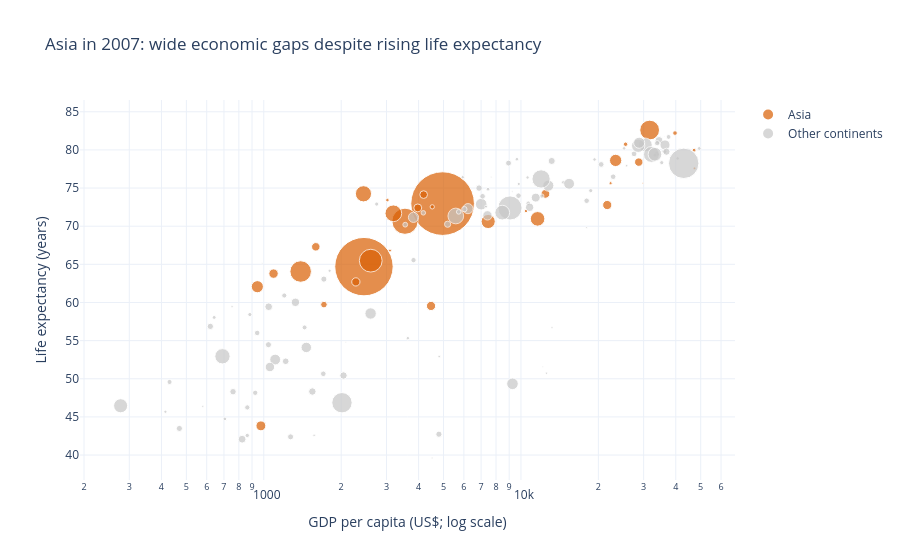

Notebook code cell kept with this figure:
### Markdown cell above
## Task 2 — Bubble chart: tell a story

**What to build:** A bubble chart (full 2007 dataset, all countries) where:
- x = GDP per capita (log scale)
- y = life expectancy
- size = population
- colour = ONE continent highlighted (your choice), all others grey
- At least one annotation explaining the highlighted group's story

> This is the grey-and-highlight technique applied to a bubble chart.

### Code cell
# Task 2: Global GDP, life expectancy and population in 2007

df_2007 = df.loc[df["year"] == 2007].copy()

# Highlight Asia and show all other continents in grey
df_2007["group"] = df_2007["continent"].apply(
    lambda continent: "Asia" if continent == "Asia" else "Other continents"
)

fig = px.scatter(
    df_2007,
    x="gdpPercap",
    y="lifeExp",
    size="pop",
    color="group",
    hover_name="country",
    size_max=45,
    log_x=True,
    color_discrete_map={
        "Asia": "#D95F02",
        "Other continents": "#C7C7C7"
    },
    title="Asia in 2007: wide economic gaps despite rising life expectancy",
    labels={
        "gdpPercap": "GDP per capita (US$; log scale)",
        "lifeExp": "Life expectancy (years)",
        "pop": "Population",
        "group": "Country group"
    }
)

fig.update_layout(
    template="plotly_white",
    legend_title_text=""
)

# Explain the highlighted group's story
fig.add_annotation(
    x=25000,
    y=72,
    xref="x",
    yref="y",
    text="Asia spans a wide range of incomes<br>and life expectancy levels",
    showarrow=True,
    arrowhead=2,
    ax=-70,
    ay=-55,
    bgcolor="white",
    bordercolor="#D95F02",
    borderwidth=1
)

fig.show()

### Figure 1 — Plotly figure (JSON) as saved in the notebook; plotly's stock layout.template omitted (floating-point values rounded to 4 significant figures)
{"data": [{"hovertemplate": "<b>%{hovertext}</b><br><br>Country group=Asia<br>GDP per capita (US$; log scale)=%{x}<br>Life expectancy (years)=%{y}<br>Population=%{marker.size}<extra></extra>", "hovertext": ["Afghanistan", "Bahrain", "Bangladesh", "Cambodia", "China", "Hong Kong, China", "India", "Indonesia", "Iran", "Iraq", "Israel", "Japan", "Jordan", "Korea, Dem. Rep.", "Korea, Rep.", "Kuwait", "Lebanon", "Malaysia", "Mongolia", "Myanmar", "Nepal", "Oman", "Pakistan", "Philippines", "Saudi Arabia", "Singapore", "Sri Lanka", "Syria", "Taiwan", "Thailand", "Vietnam", "West Bank and Gaza", "Yemen, Rep."], "legendgroup": "Asia", "marker": {"color": "#D95F02", "size": [31889923, 708573, 150448339, 14131858, 1318683096, 6980412, 1110396331, 223547000, 69453570, 27499638, 6426679, 127467972, 6053193, 23301725, 49044790, 2505559, 3921278, 24821286, 2874127, 47761980, 28901790, 3204897, 169270617, 91077287, 27601038, 4553009, 20378239, 19314747, 23174294, 65068149, 85262356, 4018332, 22211743], "sizemode": "area", "sizeref": 651200.0, "symbol": "circle"}, "mode": "markers", "name": "Asia", "orientation": "v", "showlegend": true, "type": "scatter", "x": [974.6, 29800.0, 1391.0, 1714.0, 4959.0, 39720.0, 2452.0, 3541.0, 11610.0, 4471.0, 25520.0, 31660.0, 4519.0, 1593.0, 23350.0, 47310.0, 10460.0, 12450.0, 3096.0, 944.0, 1091.0, 22320.0, 2606.0, 3190.0, 21650.0, 47140.0, 3970.0, 4185.0, 28720.0, 7458.0, 2442.0, 3025.0, 2281.0], "xaxis": "x", "y": [43.83, 75.64, 64.06, 59.72, 72.96, 82.21, 64.7, 70.65, 70.96, 59.55, 80.75, 82.6, 72.53, 67.3, 78.62, 77.59, 71.99, 74.24, 66.8, 62.07, 63.78, 75.64, 65.48, 71.69, 72.78, 79.97, 72.4, 74.14, 78.4, 70.62, 74.25, 73.42, 62.7], "yaxis": "y"}, {"hovertemplate": "<b>%{hovertext}</b><br><br>Country group=Other continents<br>GDP per capita (US$; log scale)=%{x}<br>Life expectancy (years)=%{y}<br>Population=%{marker.size}<extra></extra>", "hovertext": ["Albania", "Algeria", "Angola", "Argentina", "Australia", "Austria", "Belgium", "Benin", "Bolivia", "Bosnia and Herzegovina", "Botswana", "Brazil", "Bulgaria", "Burkina Faso", "Burundi", "Cameroon", "Canada", "Central African Republic", "Chad", "Chile", "Colombia", "Comoros", "Congo, Dem. Rep.", "Congo, Rep.", "Costa Rica", "Cote d'Ivoire", "Croatia", "Cuba", "Czech Republic", "Denmark", "Djibouti", "Dominican Republic", "Ecuador", "Egypt", "El Salvador", "Equatorial Guinea", "Eritrea", "Ethiopia", "Finland", "France", "Gabon", "Gambia", "Germany", "Ghana", "Greece", "Guatemala", "Guinea", "Guinea-Bissau", "Haiti", "Honduras", "Hungary", "Iceland", "Ireland", "Italy", "Jamaica", "Kenya", "Lesotho", "Liberia", "Libya", "Madagascar", "Malawi", "Mali", "Mauritania", "Mauritius", "Mexico", "Montenegro", "Morocco", "Mozambique", "Namibia", "Netherlands", "New Zealand", "Nicaragua", "Niger", "Nigeria", "Norway", "Panama", "Paraguay", "Peru", "Poland", "Portugal", "Puerto Rico", "Reunion", "Romania", "Rwanda", "Sao Tome and Principe", "Senegal", "Serbia", "Sierra Leone", "Slovak Republic", "Slovenia", "Somalia", "South Africa", "Spain", "Sudan", "Swaziland", "Sweden", "Switzerland", "Tanzania", "Togo", "Trinidad and Tobago", "Tunisia", "Turkey", "Uganda", "United Kingdom", "United States", "Uruguay", "Venezuela", "Zambia", "Zimbabwe"], "legendgroup": "Other continents", "marker": {"color": "#C7C7C7", "size": [3600523, 33333216, 12420476, 40301927, 20434176, 8199783, 10392226, 8078314, 9119152, 4552198, 1639131, 190010647, 7322858, 14326203, 8390505, 17696293, 33390141, 4369038, 10238807, 16284741, 44227550, 710960, 64606759, 3800610, 4133884, 18013409, 4493312, 11416987, 10228744, 5468120, 496374, 9319622, 13755680, 80264543, 6939688, 551201, 4906585, 76511887, 5238460, 61083916, 1454867, 1688359, 82400996, 22873338, 10706290, 12572928, 9947814, 1472041, 8502814, 7483763, 9956108, 301931, 4109086, 58147733, 2780132, 35610177, 2012649, 3193942, 6036914, 19167654, 13327079, 12031795, 3270065, 1250882, 108700891, 684736, 33757175, 19951656, 2055080, 16570613, 4115771, 5675356, 12894865, 135031164, 4627926, 3242173, 6667147, 28674757, 38518241, 10642836, 3942491, 798094, 22276056, 8860588, 199579, 12267493, 10150265, 6144562, 5447502, 2009245, 9118773, 43997828, 40448191, 42292929, 1133066, 9031088, 7554661, 38139640, 5701579, 1056608, 10276158, 71158647, 29170398, 60776238, 301139947, 3447496, 26084662, 11746035, 12311143], "sizemode": "area", "sizeref": 651200.0, "symbol": "circle"}, "mode": "markers", "name": "Other continents", "orientation": "v", "showlegend": true, "type": "scatter", "x": [5937.0, 6223.0, 4797.0, 12780.0, 34440.0, 36130.0, 33690.0, 1441.0, 3822.0, 7446.0, 12570.0, 9066.0, 10680.0, 1217.0, 430.1, 2042.0, 36320.0, 706.0, 1704.0, 13170.0, 7007.0, 986.1, 277.6, 3633.0, 9645.0, 1545.0, 14620.0, 8948.0, 22830.0, 35280.0, 2082.0, 6025.0, 6873.0, 5581.0, 5728.0, 12150.0, 641.4, 690.8, 33210.0, 30470.0, 13210.0, 752.7, 32170.0, 1328.0, 27540.0, 5186.0, 942.7, 579.2, 1202.0, 3548.0, 18010.0, 36180.0, 40680.0, 28570.0, 7321.0, 1463.0, 1569.0, 414.5, 12060.0, 1045.0, 759.3, 1043.0, 1803.0, 10960.0, 11980.0, 9254.0, 3820.0, 823.7, 4811.0, 36800.0, 25190.0, 2749.0, 619.7, 2014.0, 49360.0, 9809.0, 4173.0, 7409.0, 15390.0, 20510.0, 19330.0, 7670.0, 10810.0, 863.1, 1598.0, 1712.0, 9787.0, 862.5, 18680.0, 25770.0, 926.1, 9270.0, 28820.0, 2602.0, 4513.0, 33860.0, 37510.0, 1107.0, 883.0, 18010.0, 7093.0, 8458.0, 1056.0, 33200.0, 42950.0, 10610.0, 11420.0, 1271.0, 469.7], "xaxis": "x", "y": [76.42, 72.3, 42.73, 75.32, 81.23, 79.83, 79.44, 56.73, 65.55, 74.85, 50.73, 72.39, 73.0, 52.3, 49.58, 50.43, 80.65, 44.74, 50.65, 78.55, 72.89, 65.15, 46.46, 55.32, 78.78, 48.33, 75.75, 78.27, 76.49, 78.33, 54.79, 72.23, 74.99, 71.34, 71.88, 51.58, 58.04, 52.95, 79.31, 80.66, 56.73, 59.45, 79.41, 60.02, 79.48, 70.26, 56.01, 46.39, 60.92, 70.2, 73.34, 81.76, 78.89, 80.55, 72.57, 54.11, 42.59, 45.68, 73.95, 59.44, 48.3, 54.47, 64.16, 72.8, 76.19, 74.54, 71.16, 42.08, 52.91, 79.76, 80.2, 72.9, 56.87, 46.86, 80.2, 75.54, 71.75, 71.42, 75.56, 78.1, 78.75, 76.44, 72.48, 46.24, 65.53, 63.06, 74.0, 42.57, 74.66, 77.93, 48.16, 49.34, 80.94, 58.56, 39.61, 80.88, 81.7, 52.52, 58.42, 69.82, 73.92, 71.78, 51.54, 79.42, 78.24, 76.38, 73.75, 42.38, 43.49], "yaxis": "y"}], "layout": {"annotations": [{"arrowhead": 2, "ax": -70, "ay": -55, "bgcolor": "white", "bordercolor": "#D95F02", "borderwidth": 1, "showarrow": true, "text": "Asia spans a wide range of incomes<br>and life expectancy levels", "x": 25000, "xref": "x", "y": 72, "yref": "y"}], "legend": {"itemsizing": "constant", "title": {"text": ""}, "tracegroupgap": 0}, "title": {"text": "Asia in 2007: wide economic gaps despite rising life expectancy"}, "xaxis": {"anchor": "y", "domain": [0, 1], "title": {"text": "GDP per capita (US$; log scale)"}, "type": "log"}, "yaxis": {"anchor": "x", "domain": [0, 1], "title": {"text": "Life expectancy (years)"}}}}
